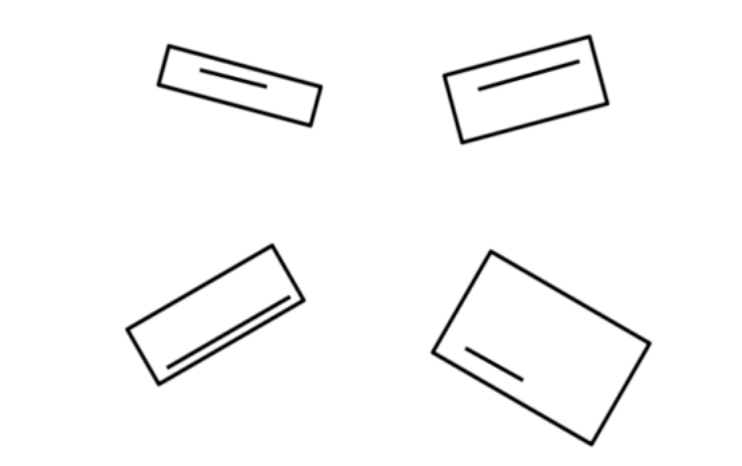
#> input picture img.png, 742 x 466 px
$ python rectangle_numbering.py
#> lines starting #> are read from the running program, lines starting #| are printed output that depends on the picture; after the words box and inside, x2 and y2 are one past the last pixel; in counts of white or black regions, pixels touching at a corner belong together
import cv2

image= cv2.imread('img.png')
#> image is the input picture: shape (466, 742, 3); min 0, max 255, mean 248.3
gray= cv2.cvtColor(image,cv2.COLOR_BGR2GRAY)
edges= cv2.Canny(gray, 50,200)
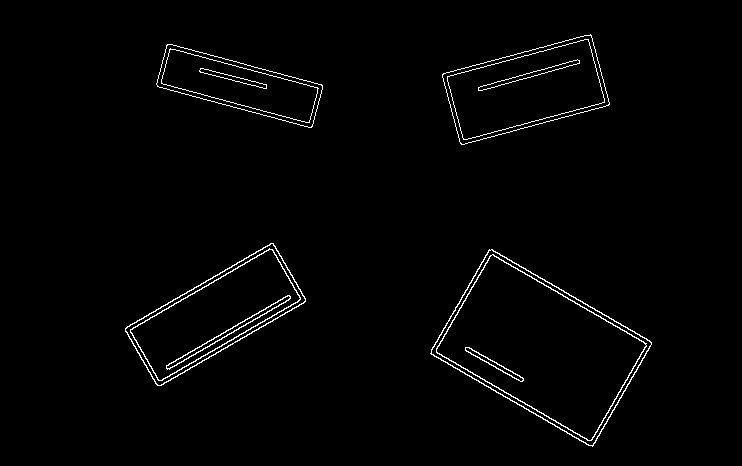
#> edges: shape (466, 742); 1.6% white in thin lines or dots, all inside (x1, y1, x2, y2) = (125, 34, 652, 447)
img_gray2 = cv2.cvtColor(image, cv2.COLOR_BGR2GRAY)
ret, thresh2 = cv2.threshold(img_gray2, 150, 255, cv2.THRESH_BINARY)
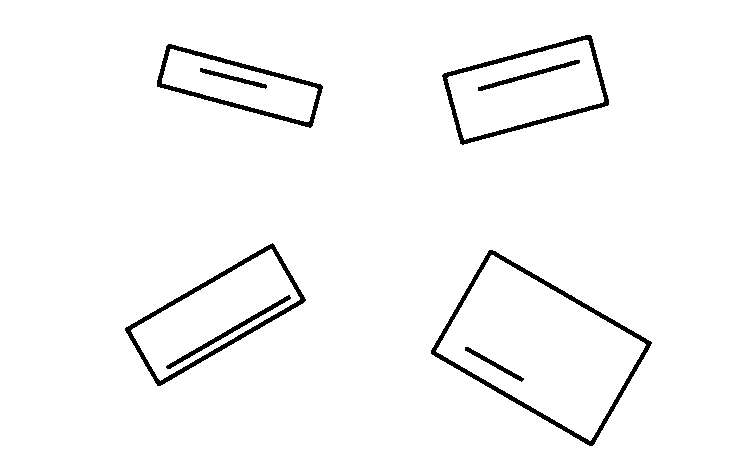
#> thresh2: shape (466, 742); 97.1% white; 8 black regions
contours, hierarchy = cv2.findContours(thresh2, cv2.RETR_CCOMP, cv2.CHAIN_APPROX_NONE)
#> contours = 13 contours; largest, box (x1, y1, x2, y2) and area: (0, 0, 742, 466) 344565, (430, 249, 653, 447) 22974, (436, 255, 646, 441) 19849, (124, 242, 307, 387) 11834, (441, 34, 610, 146) 11628

def get_contour_areas(contours):
    all_areas= []
    for cnt in contours:
        area= cv2.contourArea(cnt)
        all_areas.append(area)

    return all_areas

sorted_contours= sorted(contours, key=cv2.contourArea, reverse= False)
#> sorted_contours has the same summary as contours
font = cv2.FONT_HERSHEY_SIMPLEX
for i in range(0,4):
    approx = cv2.approxPolyDP(sorted_contours[i], 0.009 * cv2.arcLength(contours[i], True), True)
    n = approx.ravel()
    x=n[-2]
    y=n[-1]+75
    cv2.putText(image, str(i+1), (x,y),font, 1, (0, 0, 0), 2, cv2.LINE_AA)
#> this loop made 4 passes
#> (n, x, y) on passes 1, 3, 4: ([464, 347, 524, 379], 524, 454), ([580, 60, 477, 90], 477, 165), ([290, 295, 289, 300, 170, 369, 165, 367], 165, 442)
#> (x, y) on pass 2: (200, 147)
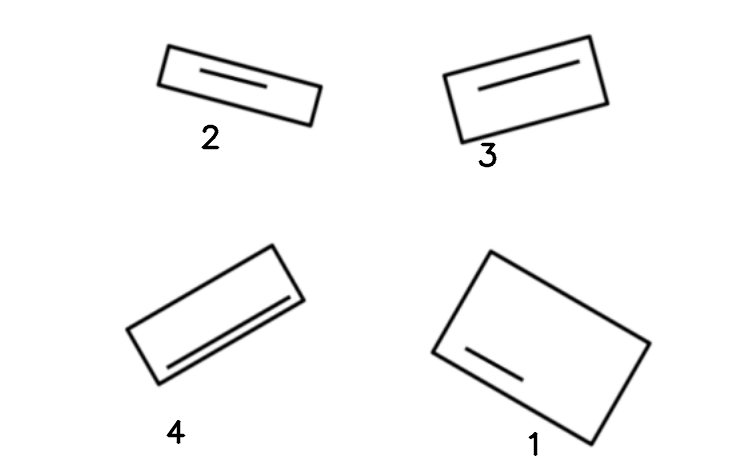
#> image: shape (466, 742, 3); 0.26% of pixels changed, all inside (x1, y1, x2, y2) = (166, 124, 538, 457)


cv2.imshow("output",image)
cv2.imwrite("output1.png",image)
cv2.waitKey(0)
